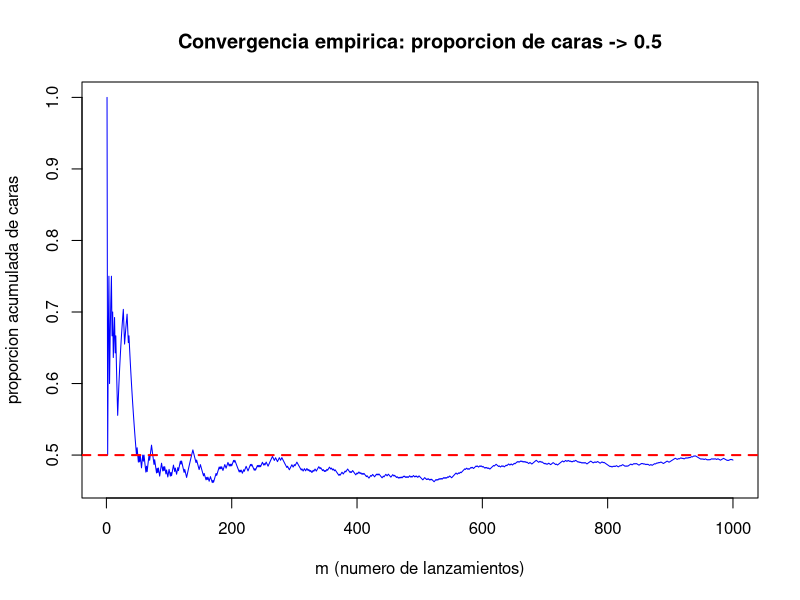

This figure's R source:
# Ejercicio 9. Muestreando de una poblacion finita
#
# 1) Simular el lanzamiento de una moneda equilibrada n = 10 veces.
#    Contar el numero y la proporcion de caras obtenidas en la simulacion.
#
# 2) Repetir la simulacion para n = 1000 y, para cada valor m = 1,2,...,n,
#    calcular y graficar la proporcion de caras obtenidas (proporcion acumulada).

set.seed(123)

# -----------------------
# Parte 1: n = 10
# -----------------------
n1 <- 10
tosses_10 <- rbinom(1, size = n1, prob = 0.5)  # numero de caras en 10 lanzamientos
prop_10 <- tosses_10 / n1

# Mostrar resultado de una simulacion
tosses_10
prop_10

# -----------------------
# Parte 2: n = 1000
# -----------------------
n <- 1000

# Secuencia de n lanzamientos (1 = cara, 0 = cruz)
tosses <- rbinom(n, size = 1, prob = 0.5)

# Proporcion acumulada de caras para cada prefijo m = 1..n
cum_heads <- cumsum(tosses)
m_vals <- 1:n
prop_cum <- cum_heads / m_vals

# Mostrar algunas proporciones (para no imprimir todo)
tabla_head <- data.frame(
  m = c(1, 2, 5, 10, 20, 50, 100, 200, 500, 1000),
  prop_cum = prop_cum[c(1, 2, 5, 10, 20, 50, 100, 200, 500, 1000)]
)
tabla_head

# Grafica: proporcion acumulada vs m
png("ejercicio9_prop_cum.png", width = 900, height = 520)
plot(m_vals, prop_cum,
     type = "l",
     col = "blue",
     xlab = "m (numero de lanzamientos)",
     ylab = "proporcion acumulada de caras",
     main = "Convergencia empirica: proporcion de caras -> 0.5")
abline(h = 0.5, col = "red", lty = 2, lwd = 2)
dev.off()

# --------------------------------------------------------------------
# Explicacion (que se esta haciendo en el Ejercicio 9)
#
# Modelamos la moneda equilibrada como una v.a. Bernoulli(p=0.5):
#   - X_i = 1 si sale cara en el i-esimo lanzamiento
#   - X_i = 0 si sale cruz
# Cada lanzamiento es independiente y:
#   P(X_i = 1) = 0.5
#
# Entonces, si hacemos m lanzamientos:
#   numero de caras = sum_{i=1}^m X_i
# y la proporcion acumulada de caras es:
#   S_m / m, donde S_m = sum_{i=1}^m X_i
#
# Por la Ley de los Grandes Numeros, S_m/m tiende a p=0.5 cuando m -> infinito.
# El codigo ilustra esto:
# - Parte 1: hacemos una simulacion corta (n=10) y calculamos caras y proporcion.
# - Parte 2: simulamos una secuencia larga (n=1000), calculamos S_m/m para
#   todos los m=1..n y graficamos la trayectoria.
#
# Nota: aqui asumimos lanzamientos independientes (con reemplazo).
# Si quisieras un modelo "sin reemplazo" (verdadera poblacion finita),
# tendrias que cambiar el generador (por ejemplo muestreo sin reemplazo).
# --------------------------------------------------------------------
